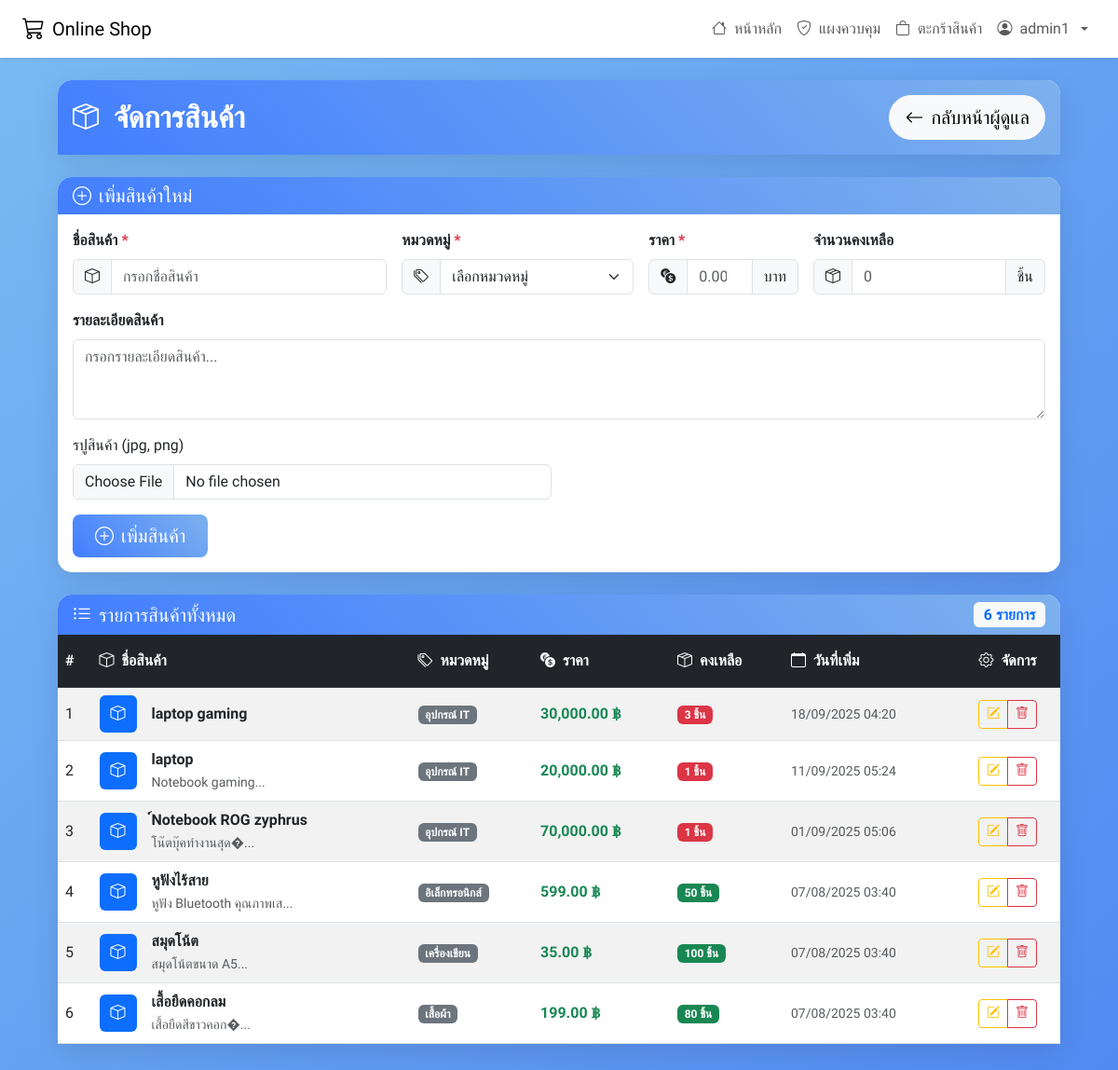
Page /admin/products.php (signed in) on the earlier database version.
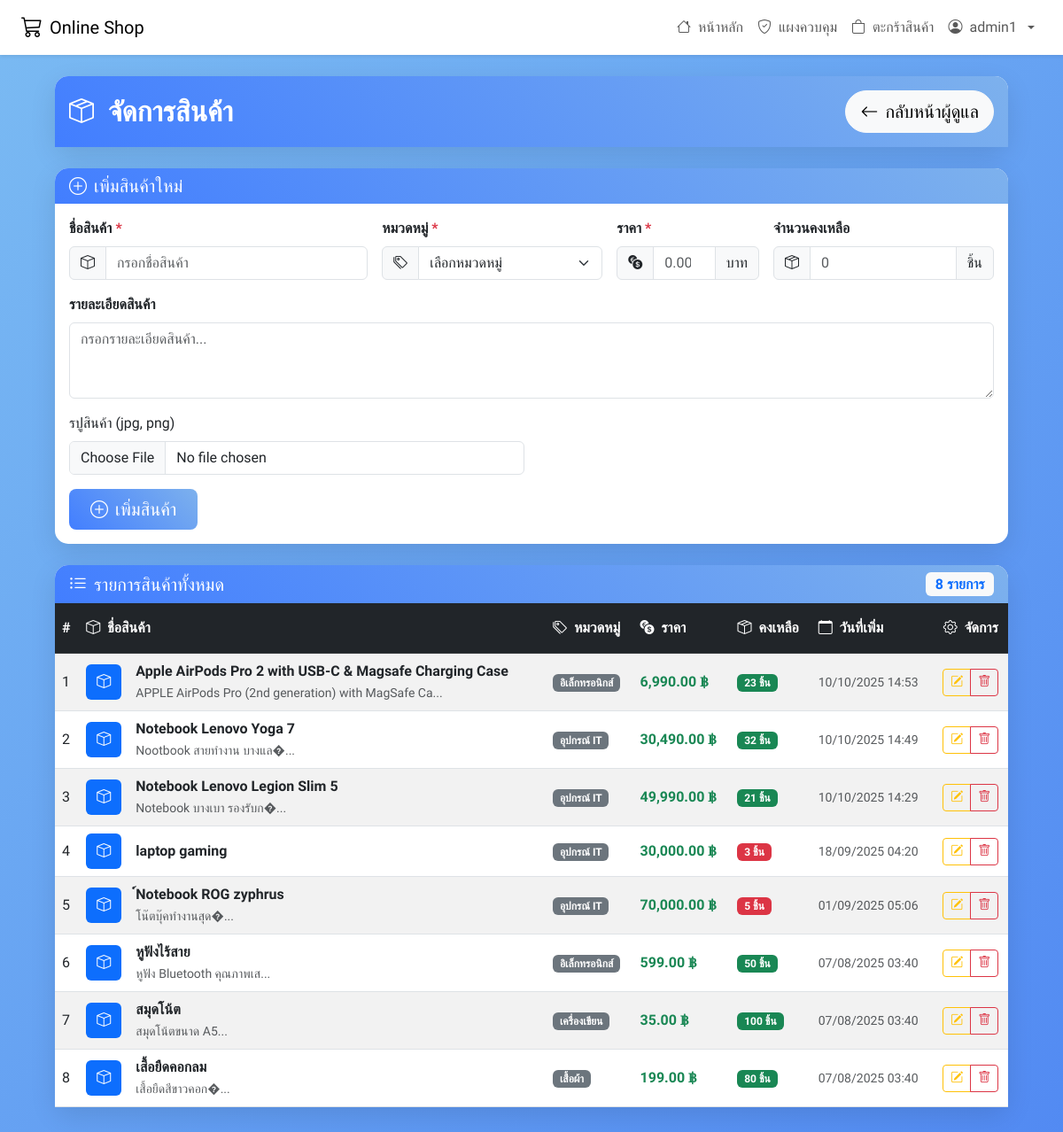
Same page on the later database version.
### tables this page shows
CREATE TABLE `products` (
  `product_id` int(11) NOT NULL,
  `product_name` varchar(150) NOT NULL,
  `description` text DEFAULT NULL,
  `price` decimal(10,2) NOT NULL,
  `stock` int(11) DEFAULT 0,
  `image` varchar(255) NOT NULL,
  `category_id` int(11) DEFAULT NULL,
  `created_at` timestamp NOT NULL DEFAULT current_timestamp()
);

CREATE TABLE `categories` (
  `category_id` int(11) NOT NULL,
  `category_name` varchar(100) NOT NULL
);

### admin/products.php (the view, shortened to what this page needs)
<?php
require '../config.php';
    $stmt = $conn->query("SELECT p.*, c.category_name FROM products p LEFT JOIN categories c ON p.category_id = c.category_id ORDER BY p.created_at DESC");
    $products = $stmt->fetchAll(PDO::FETCH_ASSOC);
?>
<!DOCTYPE html>
<html lang="th">
<head>
    <link href="https://cdn.jsdelivr.net/npm/bootstrap@5.3.0/dist/css/bootstrap.min.css" rel="stylesheet">
    <link href="https://cdn.jsdelivr.net/npm/bootstrap-icons@1.11.0/font/bootstrap-icons.css" rel="stylesheet">
</head>
<body>
<nav class="navbar navbar-expand-lg bg-white shadow-sm sticky-top">
    <div class="container-fluid px-4">
        <a class="navbar-brand d-flex align-items-center gap-2" href="/68s_onlineshop/index.php">
            <i class="bi bi-cart3 fs-4"></i>
            <span>Online Shop</span>
        </a>
        <div class="collapse navbar-collapse" id="navbarNav">
            <ul class="navbar-nav ms-auto align-items-center">
                <li class="nav-item">
                    <a class="nav-link d-flex align-items-center gap-2" href="/68s_onlineshop/index.php">
                        <i class="bi bi-house"></i>หน้าหลัก
                    </a>
                </li>
                <?php if (isset($_SESSION['role']) && $_SESSION['role'] == 'admin'): ?>
                    <li class="nav-item">
                        <a class="nav-link d-flex align-items-center gap-2" href="/68s_onlineshop/admin/index.php">
                            <i class="bi bi-shield-check"></i>แผงควบคุม
                        </a>
                    </li>
                <?php endif; ?>
                <?php if (isset($_SESSION['user_id'])): ?>
                    <li class="nav-item">
                        <a class="nav-link d-flex align-items-center gap-2" href="/68s_onlineshop/cart.php">
                            <i class="bi bi-bag"></i>ตะกร้าสินค้า
                        </a>
                    </li>
                    <li class="nav-item dropdown">
                        <a class="nav-link dropdown-toggle d-flex align-items-center gap-2" href="#" id="navbarDropdown" role="button" data-bs-toggle="dropdown" aria-expanded="false">
                            <i class="bi bi-person-circle"></i>
                            <?= htmlspecialchars($_SESSION['username']) ?>
                        </a>
                    </li>
                <?php endif; ?>
            </ul>
        </div>
    </div>
</nav>
    <div class="container-fluid pt-4">
        <div class="row justify-content-center mb-4">
            <div class="col-lg-11">
                <div class="card">
                    <div class="card-header text-white py-3">
                        <div class="d-flex align-items-center justify-content-between">
                            <div class="d-flex align-items-center">
                                <i class="bi bi-box-seam fs-3 me-3"></i>
                                <h2 class="mb-0 fw-bold">จัดการสินค้า</h2>
                            </div>
                            <a href="index.php" class="btn btn-light btn-lg rounded-pill">
                                <i class="bi bi-arrow-left me-2"></i>กลับหน้าผู้ดูแล
                            </a>
                        </div>
                    </div>
                </div>
            </div>
        </div>
        <div class="row justify-content-center mb-4">
            <div class="col-lg-11">
                <div class="card">
                    <div class="card-header bg-success text-white">
                        <h5 class="mb-0"><i class="bi bi-plus-circle me-2"></i>เพิ่มสินค้าใหม่</h5>
                    </div>
                    <div class="card-body">
                        <form method="post" enctype="multipart/form-data"  id="addProductForm">
                            <div class="row g-3">
                                <div class="col-md-4">
                                    <label class="form-label fw-bold">ชื่อสินค้า <span class="text-danger">*</span></label>
                                    <div class="input-group">
                                        <span class="input-group-text"><i class="bi bi-box"></i></span>
                                        <input type="text" name="product_name" class="form-control" placeholder="กรอกชื่อสินค้า" required>
                                    </div>
                                </div>
                                <div class="col-md-3">
                                    <label class="form-label fw-bold">หมวดหมู่ <span class="text-danger">*</span></label>
                                    <div class="input-group">
                                        <span class="input-group-text"><i class="bi bi-tags"></i></span>
                                        <select name="category_id" class="form-select" required>
                                            <option value="">เลือกหมวดหมู่</option>
                                        </select>
                                    </div>
                                </div>
                                <div class="col-md-2">
                                    <label class="form-label fw-bold">ราคา <span class="text-danger">*</span></label>
                                    <div class="input-group">
                                        <span class="input-group-text"><i class="bi bi-currency-exchange"></i></span>
                                        <input type="number" step="0.01" name="price" class="form-control" placeholder="0.00" required>
                                        <span class="input-group-text">บาท</span>
                                    </div>
                                </div>
                                <div class="col-md-3">
                                    <label class="form-label fw-bold">จำนวนคงเหลือ</label>
                                    <div class="input-group">
                                        <span class="input-group-text"><i class="bi bi-box-seam"></i></span>
                                        <input type="number" name="stock" class="form-control" placeholder="0" min="0" required>
                                        <span class="input-group-text">ชิ้น</span>
                                    </div>
                                </div>
                                <div class="col-12">
                                    <label class="form-label fw-bold">รายละเอียดสินค้า</label>
                                    <textarea name="description" class="form-control" placeholder="กรอกรายละเอียดสินค้า..." rows="3"></textarea>
                                </div>
                                <div class="col-md-6">
                                    <label class="form-label">รปูสินค้า (jpg, png)</label>
                                    <input type="file" name="product_image" class="form-control">
                                </div>
                                <div class="col-12">
                                    <button type="submit" name="add_product" class="btn btn-gradient btn-lg px-4">
                                        <i class="bi bi-plus-circle me-2"></i>เพิ่มสินค้า
                                    </button>
                                </div>
                            </div>
                        </form>
                    </div>
                </div>
            </div>
        </div>
        <div class="row justify-content-center mb-5">
            <div class="col-lg-11">
                <div class="card">
                    <div class="card-header bg-primary text-white">
                        <div class="d-flex justify-content-between align-items-center">
                            <h5 class="mb-0"><i class="bi bi-list-ul me-2"></i>รายการสินค้าทั้งหมด</h5>
                            <span class="badge bg-light text-primary fs-6"><?= count($products) ?> รายการ</span>
                        </div>
                    </div>
                    <div class="card-body p-0">
                        <?php if (count($products) === 0): ?>
                            <div class="text-center py-5">
                                <i class="bi bi-box text-muted" style="font-size: 4rem;"></i>
                                <h4 class="text-muted mt-3">ยังไม่มีสินค้าในระบบ</h4>
                                <p class="text-muted">เริ่มต้นโดยการเพิ่มสินค้าใหม่</p>
                            </div>
                        <?php else: ?>
                            <div class="table-responsive">
                                <table class="table table-hover table-striped mb-0 align-middle">
                                    <thead class="table-dark">
                                        <tr>
                                            <th class="py-3">#</th>
                                            <th class="py-3"><i class="bi bi-box me-2"></i>ชื่อสินค้า</th>
                                            <th class="py-3"><i class="bi bi-tags me-2"></i>หมวดหมู่</th>
                                            <th class="py-3"><i class="bi bi-currency-exchange me-2"></i>ราคา</th>
                                            <th class="py-3"><i class="bi bi-box-seam me-2"></i>คงเหลือ</th>
                                            <th class="py-3"><i class="bi bi-calendar me-2"></i>วันที่เพิ่ม</th>
                                            <th class="py-3 text-center"><i class="bi bi-gear me-2"></i>จัดการ</th>
                                        </tr>
                                    </thead>
                                    <tbody>
                                        <?php foreach ($products as $index => $p): ?>
                                            <tr>
                                                <td><?= $index + 1 ?></td>
                                                <td>
                                                    <div class="d-flex align-items-center">
                                                        <div class="bg-primary rounded d-flex align-items-center justify-content-center text-white me-3" style="width: 40px; height: 40px;">
                                                            <i class="bi bi-box"></i>
                                                        </div>
                                                        <div>
                                                            <strong><?= htmlspecialchars($p['product_name']) ?></strong>
                                                            <?php if ($p['description']): ?>
                                                                <br><small class="text-muted"><?= htmlspecialchars(substr($p['description'], 0, 50)) ?>...</small>
                                                            <?php endif; ?>
                                                        </div>
                                                    </div>
                                                </td>
                                                <td>
                                                    <span class="badge bg-secondary"><?= htmlspecialchars($p['category_name']) ?></span>
                                                </td>
                                                <td>
                                                    <span class="fw-bold text-success"><?= number_format($p['price'], 2) ?> ฿</span>
                                                </td>
                                                <td>
                                                    <span class="badge <?= $p['stock'] <= 5 ? 'bg-danger' : ($p['stock'] <= 20 ? 'bg-warning' : 'bg-success') ?>">
                                                        <?= $p['stock'] ?> ชิ้น
                                                    </span>
                                                </td>
                                                <td>
                                                    <small class="text-muted">
                                                        <?= date('d/m/Y H:i', strtotime($p['created_at'])) ?>
                                                    </small>
                                                </td>
                                                <td class="text-center">
                                                    <div class="btn-group" role="group">
                                                        <a href="edit_products.php?id=<?= $p['product_id'] ?>"
                                                           class="btn btn-outline-warning btn-sm"
                                                           data-bs-toggle="tooltip" title="แก้ไข">
                                                            <i class="bi bi-pencil-square"></i>
                                                        </a>
                                                        <button type="button"
                                                                class="btn btn-outline-danger btn-sm delete-product"
                                                                data-product-id="<?= $p['product_id'] ?>"
                                                                data-product-name="<?= htmlspecialchars($p['product_name']) ?>"
                                                                data-bs-toggle="tooltip" title="ลบ">
                                                            <i class="bi bi-trash"></i>
                                                        </button>
                                                    </div>
                                                </td>
                                            </tr>
                                        <?php endforeach; ?>
                                    </tbody>
                                </table>
                            </div>
                        <?php endif; ?>
                    </div>
                </div>
            </div>
        </div>
    </div>
</body>
</html>

### admin/products.php (style rules this page uses)
* { font-family: 'Kanit', sans-serif; }
body { background: linear-gradient(135deg, rgba(108, 179, 241, 0.9), rgba(63, 125, 241, 0.9) 100%); min-height: 100vh; }
.card { border: none; border-radius: 15px; box-shadow: 0 10px 30px rgba(0,0,0,0.1); }
.card-header { border-radius: 15px 15px 0 0 !important; background: linear-gradient(45deg, #427effff, #7db1edff); border: none; }
.btn-gradient { background: linear-gradient(45deg, #427effff, #7db1edff); border: none; color: white; }

Differences in the rows shown:
removed products: product_name "laptop", description "Notebook gaming", category.category_name "อุปกรณ์ IT", price "20,000.00", stock "1", created_at "11/09/2025 05:24"
added products: product_name "Apple AirPods Pro 2 with USB-C & Magsafe Charging Case", description "APPLE AirPods Pro (2nd generation) with MagSafe Ca", category.category_name "อิเล็กทรอนิกส์", price "6,990.00", stock "23", created_at "10/10/2025 14:53"
added products: product_name "Notebook Lenovo Yoga 7", description "Nootbook สายทำงาน บางแล�", category.category_name "อุปกรณ์ IT", price "30,490.00", stock "32", created_at "10/10/2025 14:49"
added products: product_name "Notebook Lenovo Legion Slim 5", description "Notebook บางเบา รองรับก�", category.category_name "อุปกรณ์ IT", price "49,990.00", stock "21", created_at "10/10/2025 14:29"
changed products "์Notebook ROG zyphrus": stock "1" → "5"
Other differences:
count($products): "6" → "8"
